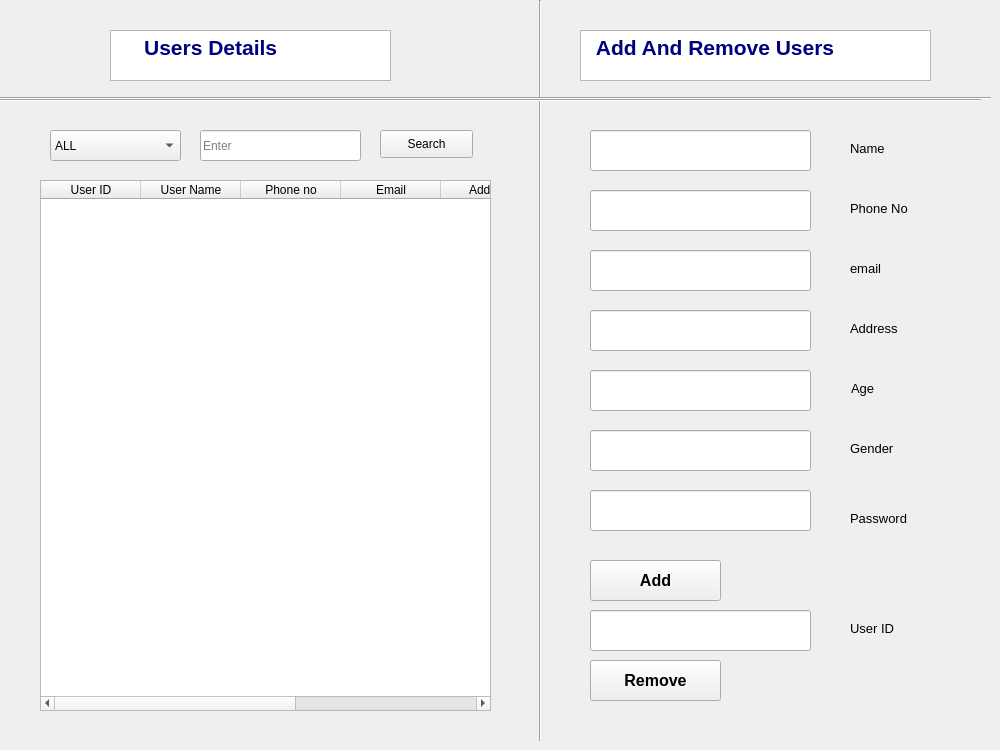
      <widget class="QWidget" name="tab_6">
       <attribute name="title">
        <string>Page</string>
       </attribute>
       <widget class="QComboBox" name="comboBox_6">
        <property name="geometry">
         <rect>
          <x>50</x>
          <y>130</y>
          <width>131</width>
          <height>31</height>
         </rect>
        </property>
        <item>
         <property name="text">
          <string>ALL</string>
         </property>
        </item>
        <item>
         <property name="text">
          <string>User ID</string>
         </property>
        </item>
        <item>
         <property name="text">
          <string>Name</string>
         </property>
        </item>
       </widget>
       <widget class="QPushButton" name="pushButton_19">
        <property name="geometry">
         <rect>
          <x>380</x>
          <y>130</y>
          <width>93</width>
          <height>28</height>
         </rect>
        </property>
        <property name="text">
         <string>Search</string>
        </property>
       </widget>
       <widget class="QLineEdit" name="lineEdit_25">
        <property name="geometry">
         <rect>
          <x>200</x>
          <y>130</y>
          <width>161</width>
          <height>31</height>
         </rect>
        </property>
        <property name="placeholderText">
         <string>Enter</string>
        </property>
       </widget>
       <widget class="QTextBrowser" name="textBrowser_11">
        <property name="geometry">
         <rect>
          <x>110</x>
          <y>30</y>
          <width>281</width>
          <height>51</height>
         </rect>
        </property>
        <property name="html">
         <string>&lt;!DOCTYPE HTML PUBLIC &quot;-//W3C//DTD HTML 4.0//EN&quot; &quot;http://www.w3.org/TR/REC-html40/strict.dtd&quot;&gt;
&lt;html&gt;&lt;head&gt;&lt;meta name=&quot;qrichtext&quot; content=&quot;1&quot; /&gt;&lt;style type=&quot;text/css&quot;&gt;
p, li { white-space: pre-wrap; }
&lt;/style&gt;&lt;/head&gt;&lt;body style=&quot; font-family:'MS Shell Dlg 2'; font-size:9pt; font-weight:400; font-style:normal;&quot;&gt;
&lt;p style=&quot; margin-top:0px; margin-bottom:0px; margin-left:0px; margin-right:0px; -qt-block-indent:0; text-indent:0px;&quot;&gt;&lt;span style=&quot; font-size:16pt; font-weight:600; color:#00007f;&quot;&gt;     Users Details&lt;/span&gt;&lt;/p&gt;&lt;/body&gt;&lt;/html&gt;</string>
        </property>
       </widget>
       <widget class="Line" name="line_11">
        <property name="geometry">
         <rect>
          <x>530</x>
          <y>0</y>
          <width>20</width>
          <height>741</height>
         </rect>
        </property>
        <property name="orientation">
         <enum>Qt::Vertical</enum>
        </property>
       </widget>
       <widget class="QTableWidget" name="tableWidget_8">
        <property name="geometry">
         <rect>
          <x>40</x>
          <y>180</y>
          <width>451</width>
          <height>531</height>
         </rect>
        </property>
        <column>
         <property name="text">
          <string>User ID</string>
         </property>
        </column>
        <column>
         <property name="text">
          <string>User Name</string>
         </property>
        </column>
        <column>
         <property name="text">
          <string>Phone no</string>
         </property>
        </column>
        <column>
         <property name="text">
          <string>Email</string>
         </property>
        </column>
        <column>
         <property name="text">
          <string>Address</string>
         </property>
        </column>
        <column>
         <property name="text">
          <string>age</string>
         </property>
        </column>
        <column>
         <property name="text">
          <string>gender</string>
         </property>
        </column>
       </widget>
       <widget class="QLabel" name="label_50">
        <property name="geometry">
         <rect>
          <x>850</x>
          <y>260</y>
          <width>81</width>
          <height>16</height>
         </rect>
        </property>
        <property name="font">
         <font>
          <pointsize>10</pointsize>
         </font>
        </property>
        <property name="text">
         <string>email</string>
        </property>
       </widget>
       <widget class="QLabel" name="label_51">
        <property name="geometry">
         <rect>
          <x>850</x>
          <y>320</y>
          <width>111</width>
          <height>16</height>
         </rect>
        </property>
        <property name="font">
         <font>
          <pointsize>10</pointsize>
         </font>
        </property>
        <property name="text">
         <string>Address</string>
        </property>
       </widget>
       <widget class="QLineEdit" name="lineEdit_63">
        <property name="geometry">
         <rect>
          <x>590</x>
          <y>370</y>
          <width>221</width>
          <height>41</height>
         </rect>
        </property>
        <property name="font">
         <font>
          <pointsize>10</pointsize>
         </font>
        </property>
       </widget>
       <widget class="QLineEdit" name="lineEdit_64">
        <property name="geometry">
         <rect>
          <x>590</x>
          <y>610</y>
          <width>221</width>
          <height>41</height>
         </rect>
        </property>
        <property name="font">
         <font>
          <pointsize>10</pointsize>
         </font>
        </property>
       </widget>
       <widget class="QLineEdit" name="lineEdit_65">
        <property name="geometry">
         <rect>
          <x>590</x>
          <y>130</y>
          <width>221</width>
          <height>41</height>
         </rect>
        </property>
        <property name="font">
         <font>
          <pointsize>10</pointsize>
         </font>
        </property>
       </widget>
       <widget class="QLabel" name="label_52">
        <property name="geometry">
         <rect>
          <x>850</x>
          <y>140</y>
          <width>81</width>
          <height>16</height>
         </rect>
        </property>
        <property name="font">
         <font>
          <pointsize>10</pointsize>
         </font>
        </property>
        <property name="text">
         <string>Name</string>
        </property>
       </widget>
       <widget class="QLabel" name="label_53">
        <property name="geometry">
         <rect>
          <x>850</x>
          <y>620</y>
          <width>121</width>
          <height>16</height>
         </rect>
        </property>
        <property name="font">
         <font>
          <pointsize>10</pointsize>
         </font>
        </property>
        <property name="text">
         <string>User ID</string>
        </property>
       </widget>
       <widget class="QLineEdit" name="lineEdit_66">
        <property name="geometry">
         <rect>
          <x>590</x>
          <y>250</y>
          <width>221</width>
          <height>41</height>
         </rect>
        </property>
        <property name="font">
         <font>
          <pointsize>10</pointsize>
         </font>
        </property>
       </widget>
       <widget class="QLineEdit" name="lineEdit_67">
        <property name="geometry">
         <rect>
          <x>590</x>
          <y>190</y>
          <width>221</width>
          <height>41</height>
         </rect>
        </property>
        <property name="font">
         <font>
          <pointsize>10</pointsize>
         </font>
        </property>
       </widget>
       <widget class="QPushButton" name="pushButton_38">
        <property name="geometry">
         <rect>
          <x>590</x>
          <y>660</y>
          <width>131</width>
          <height>41</height>
         </rect>
        </property>
        <property name="font">
         <font>
          <pointsize>12</pointsize>
          <weight>75</weight>
          <bold>true</bold>
         </font>
        </property>
        <property name="text">
         <string>Remove</string>
        </property>
       </widget>
       <widget class="QLabel" name="label_54">
        <property name="geometry">
         <rect>
          <x>851</x>
          <y>380</y>
          <width>131</width>
          <height>16</height>
         </rect>
        </property>
        <property name="font">
         <font>
          <pointsize>10</pointsize>
         </font>
        </property>
        <property name="text">
         <string>Age</string>
        </property>
       </widget>
       <widget class="QLabel" name="label_55">
        <property name="geometry">
         <rect>
          <x>850</x>
          <y>200</y>
          <width>71</width>
          <height>16</height>
         </rect>
        </property>
        <property name="font">
         <font>
          <pointsize>10</pointsize>
         </font>
        </property>
        <property name="text">
         <string>Phone No</string>
        </property>
       </widget>
       <widget class="QPushButton" name="pushButton_39">
        <property name="geometry">
         <rect>
          <x>590</x>
          <y>560</y>
          <width>131</width>
          <height>41</height>
         </rect>
        </property>
        <property name="font">
         <font>
          <pointsize>12</pointsize>
          <weight>75</weight>
          <bold>true</bold>
         </font>
        </property>
        <property name="text">
         <string>Add</string>
        </property>
       </widget>
       <widget class="QLineEdit" name="lineEdit_68">
        <property name="geometry">
         <rect>
          <x>590</x>
          <y>310</y>
          <width>221</width>
          <height>41</height>
         </rect>
        </property>
        <property name="font">
         <font>
          <pointsize>10</pointsize>
         </font>
        </property>
       </widget>
       <widget class="QTextBrowser" name="textBrowser_26">
        <property name="geometry">
         <rect>
          <x>580</x>
          <y>30</y>
          <width>351</width>
          <height>51</height>
         </rect>
        </property>
        <property name="html">
         <string>&lt;!DOCTYPE HTML PUBLIC &quot;-//W3C//DTD HTML 4.0//EN&quot; &quot;http://www.w3.org/TR/REC-html40/strict.dtd&quot;&gt;
&lt;html&gt;&lt;head&gt;&lt;meta name=&quot;qrichtext&quot; content=&quot;1&quot; /&gt;&lt;style type=&quot;text/css&quot;&gt;
p, li { white-space: pre-wrap; }
&lt;/style&gt;&lt;/head&gt;&lt;body style=&quot; font-family:'MS Shell Dlg 2'; font-size:9pt; font-weight:400; font-style:normal;&quot;&gt;
&lt;p style=&quot; margin-top:0px; margin-bottom:0px; margin-left:0px; margin-right:0px; -qt-block-indent:0; text-indent:0px;&quot;&gt;&lt;span style=&quot; font-size:16pt; font-weight:600; color:#00007f;&quot;&gt;  Add And Remove Users&lt;/span&gt;&lt;/p&gt;&lt;/body&gt;&lt;/html&gt;</string>
        </property>
       </widget>
       <widget class="QLineEdit" name="lineEdit_69">
        <property name="geometry">
         <rect>
          <x>590</x>
          <y>430</y>
          <width>221</width>
          <height>41</height>
         </rect>
        </property>
        <property name="font">
         <font>
          <pointsize>10</pointsize>
         </font>
        </property>
       </widget>
       <widget class="QLabel" name="label_56">
        <property name="geometry">
         <rect>
          <x>850</x>
          <y>440</y>
          <width>131</width>
          <height>16</height>
         </rect>
        </property>
        <property name="font">
         <font>
          <pointsize>10</pointsize>
         </font>
        </property>
        <property name="text">
         <string>Gender</string>
        </property>
       </widget>
       <widget class="Line" name="line_30">
        <property name="geometry">
         <rect>
          <x>0</x>
          <y>90</y>
          <width>991</width>
          <height>16</height>
         </rect>
        </property>
        <property name="orientation">
         <enum>Qt::Horizontal</enum>
        </property>
       </widget>
       <widget class="Line" name="line_31">
        <property name="geometry">
         <rect>
          <x>0</x>
          <y>90</y>
          <width>981</width>
          <height>21</height>
         </rect>
        </property>
        <property name="orientation">
         <enum>Qt::Horizontal</enum>
        </property>
       </widget>
       <widget class="QLineEdit" name="lineEdit_94">
        <property name="geometry">
         <rect>
          <x>590</x>
          <y>490</y>
          <width>221</width>
          <height>41</height>
         </rect>
        </property>
        <property name="font">
         <font>
          <pointsize>10</pointsize>
         </font>
        </property>
        <property name="echoMode">
         <enum>QLineEdit::Password</enum>
        </property>
       </widget>
       <widget class="QLabel" name="label_83">
        <property name="geometry">
         <rect>
          <x>850</x>
          <y>510</y>
          <width>131</width>
          <height>16</height>
         </rect>
        </property>
        <property name="font">
         <font>
          <pointsize>10</pointsize>
         </font>
        </property>
        <property name="text">
         <string>Password</string>
        </property>
       </widget>
       <widget class="QLabel" name="label_14">
        <property name="geometry">
         <rect>
          <x>0</x>
          <y>100</y>
          <width>981</width>
          <height>621</height>
         </rect>
        </property>
        <property name="text">
         <string/>
        </property>
        <property name="pixmap">
         <pixmap>icons/phot3453.jpg</pixmap>
        </property>
       </widget>
       <zorder>label_14</zorder>
       <zorder>comboBox_6</zorder>
       <zorder>pushButton_19</zorder>
       <zorder>lineEdit_25</zorder>
       <zorder>textBrowser_11</zorder>
       <zorder>line_11</zorder>
       <zorder>tableWidget_8</zorder>
       <zorder>label_50</zorder>
       <zorder>label_51</zorder>
       <zorder>lineEdit_63</zorder>
       <zorder>lineEdit_64</zorder>
       <zorder>lineEdit_65</zorder>
       <zorder>label_52</zorder>
       <zorder>label_53</zorder>
       <zorder>lineEdit_66</zorder>
       <zorder>lineEdit_67</zorder>
       <zorder>pushButton_38</zorder>
       <zorder>label_54</zorder>
       <zorder>label_55</zorder>
       <zorder>pushButton_39</zorder>
       <zorder>lineEdit_68</zorder>
       <zorder>textBrowser_26</zorder>
       <zorder>lineEdit_69</zorder>
       <zorder>label_56</zorder>
       <zorder>line_30</zorder>
       <zorder>line_31</zorder>
       <zorder>lineEdit_94</zorder>
       <zorder>label_83</zorder>
      </widget>
